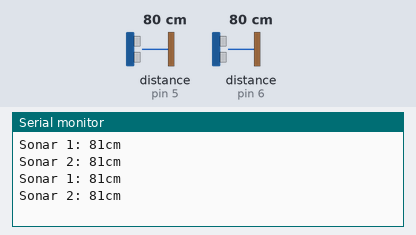
Recording of a sketch running on a simulated Arduino Uno, built with avr-gcc and run on an emulated ATmega328P. On the bench: the last lines printed to the serial monitor. The test bench sets the inputs (shaded band); at power-on: distance to the obstacle (sensors on pin 5, pin 6) 80 cm. The echo pulse lasts 58.3 µs per cm.

Above: at 1.9 s.
2.0 s: distance to the obstacle (sensor on pin 5) set to 2 cm
At 3.0 s:
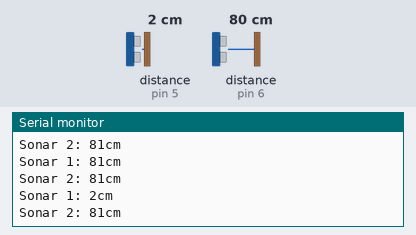
3.5 s: distance to the obstacle (sensor on pin 6) set to 2 cm
At 4.9 s:
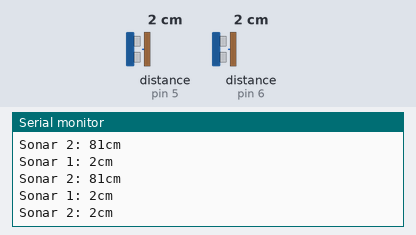
5.0 s: distance to the obstacle (sensor on pin 5) set to 4 cm
At 6.3 s:
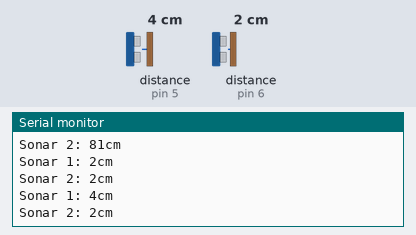
6.5 s: distance to the obstacle (sensor on pin 6) set to 4 cm
At 7.6 s:
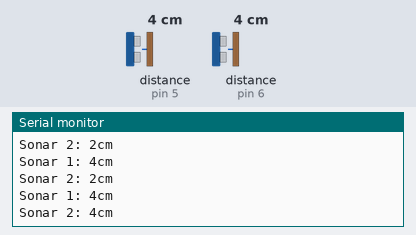
Timing chart, 0 to 9.0 s (numbered marks = the images above; inputs shaded):
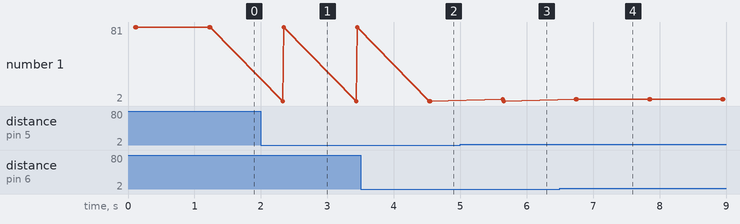

The sketch:

ultrasonic_sensor.ino
```cpp
// Ultrasonic sensor library
#include <NewPing.h>

// Ultrasonic sensor
#define TRIGGER_PIN_1  3  // Arduino pin tied to trigger pin on the ultrasonic sensor.
#define ECHO_PIN_1     5  // Arduino pin tied to echo pin on the ultrasonic sensor.
#define TRIGGER_PIN_2  9  // Arduino pin tied to trigger pin on the ultrasonic sensor.
#define ECHO_PIN_2     6  // Arduino pin tied to echo pin on the ultrasonic sensor.
#define MAX_DISTANCE 200 // Maximum distance we want to ping for (in centimeters). Maximum sensor distance is rated at 400-500cm.
int h1; // Distance measured from sensor 1
int h2; // Distance measured from sensor 2

NewPing sonar1(TRIGGER_PIN_1, ECHO_PIN_1, MAX_DISTANCE); // NewPing setup of pins and maximum distance.
NewPing sonar2(TRIGGER_PIN_2, ECHO_PIN_2, MAX_DISTANCE); // NewPing setup of pins and maximum distance.

void setup() {
  // Initialize the serial monitor
  Serial.begin(9600);

}

void loop() {
  // Ultrasonic sensor
  h1 = sonar1.ping_cm();
  delay(50); // Wait 50ms between pings (about 20 pings/sec). 29ms should be the shortest delay between pings.
  h2 = sonar2.ping_cm();
  delay(50); // Wait 50ms between pings (about 20 pings/sec). 29ms should be the shortest delay between pings.

  Serial.print("Sonar 1: ");
  Serial.print(h1);
  Serial.println("cm");

  Serial.print("Sonar 2: ");
  Serial.print(h2);
  Serial.println("cm\n\r");

  delay(1000);
}
```

Measured:
- after the input at 2.0 s, the serial monitor: prints a new line after 0.33 s (image 1)
- after the input at 3.5 s, the serial monitor: prints a new line after 1.1 s (image 2)
- after the input at 5.0 s, the serial monitor: prints a new line after 0.64 s (image 3)
- after the input at 6.5 s, the serial monitor: prints a new line after 0.26 s (image 4)
